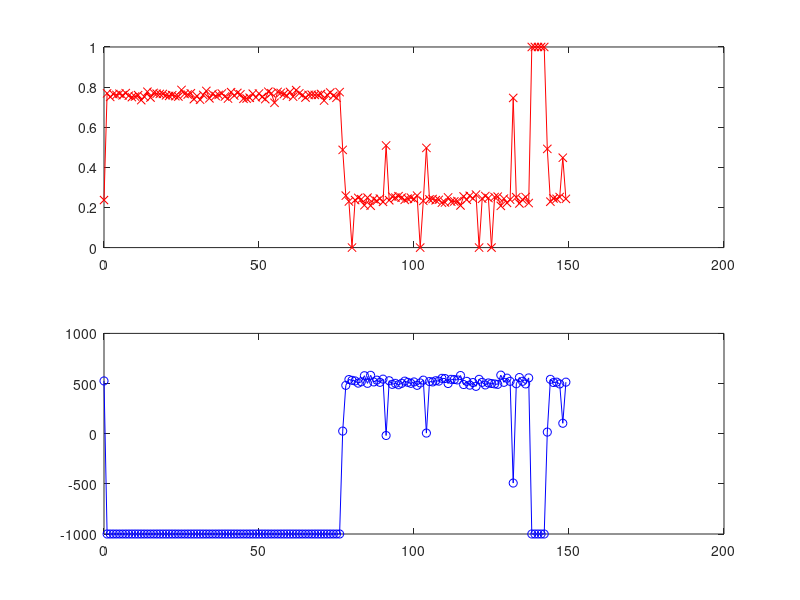

Source code (MATLAB):
M = csvread('Overall.csv');

ax1 = subplot(2,1,1);
ax2 = subplot(2,1,2);

plot(ax1, M(:,1), M(:,2), 'rx-');
ylim([0,1]);
plot(ax2, M(:,1), M(:,3), 'bo-');